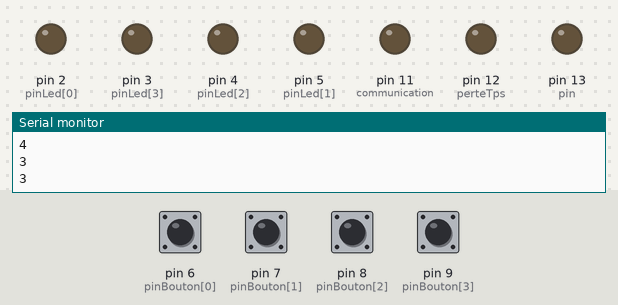
Bench run of a sketch on a simulated Arduino Uno, built with avr-gcc and run on an emulated ATmega328P. Parts: output pins drawn as LEDs (lit = HIGH), the last lines printed to the serial monitor. The test bench sets the inputs (shaded band); at power-on: pin 6 (pinBouton[0]), pin 7 (pinBouton[1]), pin 8 (pinBouton[2]), pin 9 (pinBouton[3]) HIGH. Random numbers use the default seed unless the sketch sets one.

Above: at 1.2 s.
1.3 s: pin 6 (pinBouton[0]) pulled LOW for 0.15 s
At 2.7 s:
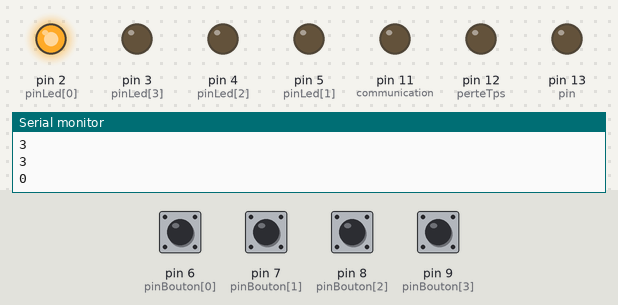
4.4 s: pin 9 (pinBouton[3]) pulled LOW for 0.15 s
At 8.2 s:
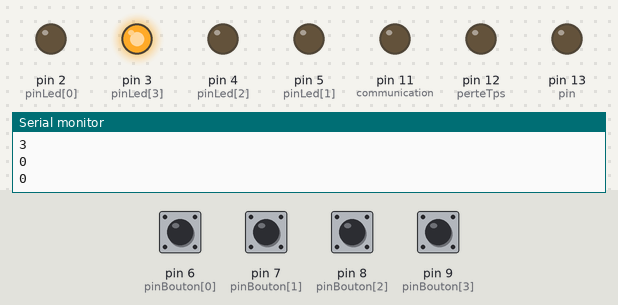
10.4 s: pin 6 (pinBouton[0]) pulled LOW for 1 s
At 12.1 s:
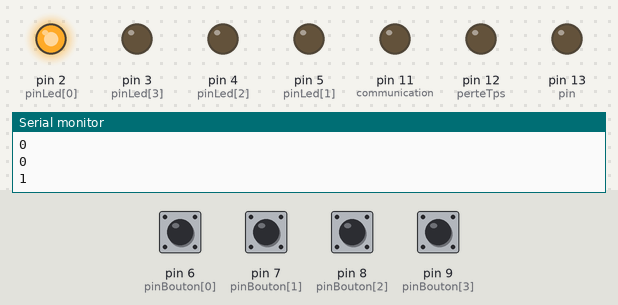
14.4 s: pin 7 (pinBouton[1]) pulled LOW for 1 s
At 17.4 s:
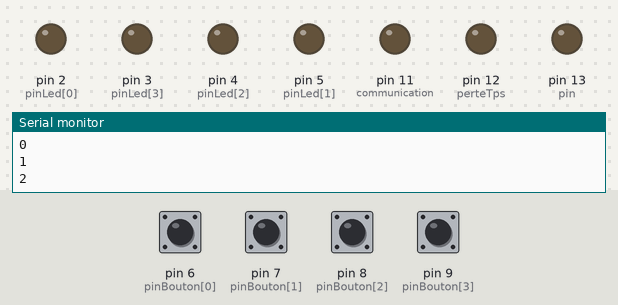
18.4 s: pin 8 (pinBouton[2]) pulled LOW for 1 s
At 22.8 s:
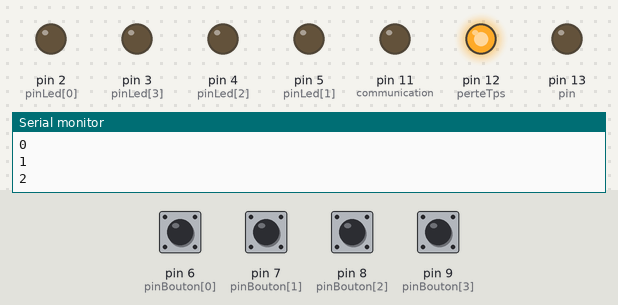
Timing chart, 0 to 32.4 s (numbered marks = the images above; inputs shaded):
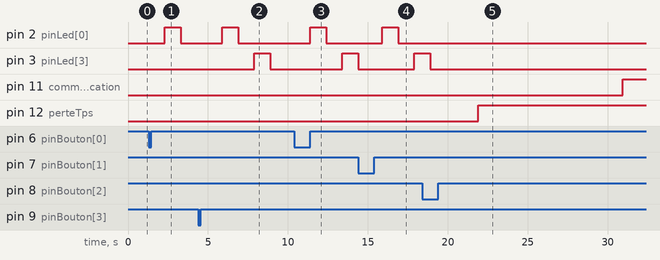

The sketch:

SIMON.ino
```cpp
/*
    Projet : 3SC4P3 / SIMON
    Date Creation : 29/10/2019
    Date Revision : 28/08/2023
    Entreprise : 3SC4P3
    Auteur: Florian HOFBAUER
    Contact :
    But : Code du module SIMON seul
*/

int pinBouton[4] = {6, 7, 8, 9}; //4 boutons couleurs //bouton[1] = boutonRouge;bouton[2] = boutonBleu;bouton[3] = boutonVert;bouton[4] = boutonJaune;
int pinLed[4] = {2, 5, 4, 3}; //4 leds de couleurs diff //ledVerte = pinLed[1];ledRouge = pinLed[2];ledBleu = pinLed[3];ledJaune = pinLed[4];
int b1, b2, b3, b4, eB, tour;
int wrong = 0;
int perteTps = 12;
int communication = 11;//pin de validation pour Master
int nb[5] = {0, 0, 0, 0, 0};
int etape = 0;

void setup() {
  Serial.begin(9600);
  pinMode(perteTps, OUTPUT);
  for (int i = 0; i < 4; i++)
  {
    pinMode(pinBouton[i], INPUT_PULLUP);
  }
  pinMode(communication, OUTPUT);
  digitalWrite(communication, LOW);

  for (int i = 0; i < 4; i++)
  {
    pinMode(pinLed[i], OUTPUT);
    digitalWrite(pinLed[i], LOW);//LED off
  }
  randomSeed(analogRead(0));
  ranDomNombre();
  etatBouton();
}

void loop() {
  etatBouton();
  while (eB == 4) {
    delay(0);
    etatBouton();
  }
  for (etape = 1; etape < 6; etape++) {
    if (wrong == 0) {
      Serial.println(wrong);
      aucuneFaute(etape);
    }
    if (wrong == 1) {
      Serial.println(wrong);
      uneFaute(etape);
    }
    if (wrong == 2) {
      Serial.println(wrong);
      deuxFautes(etape);
    }
    if (wrong == 3) {
      delay(3000);
      pushReset();
    }
  }
  Serial.println("GGGGGGGGGGGGG");
  digitalWrite(communication, HIGH);
}

void aucuneFaute(int etape) {
  for (int l = 0; l < etape; l++) {
    delay(1000);
    digitalWrite(pinLed[nb[l] - 1], HIGH);
    delay(1000);
    digitalWrite(pinLed[nb[l] - 1], LOW);
  }
  for (tour = 0; tour < etape; tour++) {
    if (nb[tour] == 1) {
      etatBouton();
      while (eB == 4) {
        delay(0);
        etatBouton();
      }
      if (digitalRead(pinBouton[3]) == 0) {
        delay(500);
      }
      else {
        wrong += 1;
        break;
      }
    }
    if (nb[tour] == 2) {
      etatBouton();
      while (eB == 4) {
        delay(0);
        etatBouton();
      }
      if (digitalRead(pinBouton[1]) == 0) {
        delay(500);
      }
      else {
        wrong += 1;
        break;
      }
    }
    if (nb[tour] == 3) {
      etatBouton();
      while (eB == 4) {
        delay(0);
        etatBouton();
      }
      if (digitalRead(pinBouton[0]) == 0) {
        delay(500);
      }
      else {
        wrong += 1;
        break;
      }
    }
    if (nb[tour] == 4) {
      etatBouton();
      while (eB == 4) {
        delay(0);
        etatBouton();
      }
      if (digitalRead(pinBouton[2]) == 0) {
        delay(500);
      }
      else {
        wrong += 1;
        break;
      }
    }
  }
}

void uneFaute(int etape) {
  for (int l = 0; l < etape; l++) {
    delay(1000);
    digitalWrite(pinLed[nb[l] - 1], HIGH);
    delay(1000);
    digitalWrite(pinLed[nb[l] - 1], LOW);
  }
  for (tour = 0; tour < etape; tour++) {
    if (nb[tour] == 1) {
      etatBouton();
      while (eB == 4) {
        delay(0);
        etatBouton();
      }
      if (digitalRead(pinBouton[1]) == 0) {
        delay(500);
      }
      else {
        wrong += 1;
        break;
      }
    }
    if (nb[tour] == 2) {
      etatBouton();
      while (eB == 4) {
        delay(0);
        etatBouton();
      }
      if (digitalRead(pinBouton[3]) == 0) {
        delay(500);
      }
      else {
        wrong += 1;
        break;
      }
    }
    if (nb[tour] == 3) {
      etatBouton();
      while (eB == 4) {
        delay(0);
        etatBouton();
      }
      if (digitalRead(pinBouton[2]) == 0) {
        delay(500);
      }
      else {
        wrong += 1;
        break;
      }
    }
    if (nb[tour] == 4) {
      etatBouton();
      while (eB == 4) {
        delay(0);
        etatBouton();
      }
      if (digitalRead(pinBouton[0]) == 0) {
        delay(500);
      }
      else {
        wrong += 1;
        break;
      }
    }
  }
}

void deuxFautes(int etape) {
  for (int l = 0; l < etape; l++) {
    delay(1000);
    digitalWrite(pinLed[nb[l] - 1], HIGH);
    delay(1000);
    digitalWrite(pinLed[nb[l] - 1], LOW);
  }
  for (tour = 0; tour < etape; tour++) {
    if (nb[tour] == 1) {
      etatBouton();
      while (eB == 4) {
        delay(0);
        etatBouton();
      }
      if (digitalRead(pinBouton[3]) == 0) {
        delay(500);
      }
      else {
        wrong += 1;
        break;
      }
    }
    if (nb[tour] == 2) {
      etatBouton();
      while (eB == 4) {
        delay(0);
        etatBouton();
      }
      if (digitalRead(pinBouton[2]) == 0) {
        delay(500);
      }
      else {
        wrong += 1;
        break;
      }
    }
    if (nb[tour] == 3) {
      etatBouton();
      while (eB == 4) {
        delay(0);
        etatBouton();
      }
      if (digitalRead(pinBouton[0]) == 0) {
        delay(500);
      }
      else {
        wrong += 1;
        break;
      }
    }
    if (nb[tour] == 4) {
      etatBouton();
      while (eB == 4) {
        delay(0);
        etatBouton();
      }
      if (digitalRead(pinBouton[1]) == 0) {
        delay(500);
      }
      else {
        wrong += 1;
        break;
      }
    }
  }
}

void ranDomNombre() {
  nb[0] = random(1, 5);
  nb[1] = random(1, 5);
  nb[2] = random(1, 5);
  nb[3] = random(1, 5);
  nb[4] = random(1, 5);
  for(int h=0;h<4;h++){
    Serial.println(nb[h]);
  }
}

void etatBouton() {
  b1 = digitalRead(pinBouton[0]);
  b2 = digitalRead(pinBouton[1]);
  b3 = digitalRead(pinBouton[2]);
  b4 = digitalRead(pinBouton[3]);
  eB = b1 + b2 + b3 + b4;
  return eB;
}

void pushReset() {
  int pin = 13;
  digitalWrite(perteTps, HIGH);
  delay(10);
  pinMode(pin, OUTPUT);// active la broche en sortie (OUTPUT)
  digitalWrite(pin, LOW);// Déactive le reset forçant la sortie au niveau bas
}
```

Measured:
- after the input at 1.3 s, pin 2 (pinLed[0]): LOW → HIGH after 1.0 s, → LOW 1.0 s later
- after the input at 4.4 s, pin 2 (pinLed[0]): LOW → HIGH after 1.5 s, → LOW 1.0 s later; pin 3 (pinLed[3]): LOW → HIGH after 3.5 s, → LOW 1.0 s later
- after the input at 10.4 s, pin 2 (pinLed[0]): LOW → HIGH after 1.0 s, → LOW 1.0 s later; pin 3 (pinLed[3]): LOW → HIGH after 3.0 s
- after the input at 14.4 s, pin 2 (pinLed[0]): LOW → HIGH after 1.5 s, → LOW 1.0 s later
- after the input at 18.4 s, pin 11 (communication): LOW → HIGH after 12.5 s; pin 12 (perteTps): LOW → HIGH after 3.5 s
